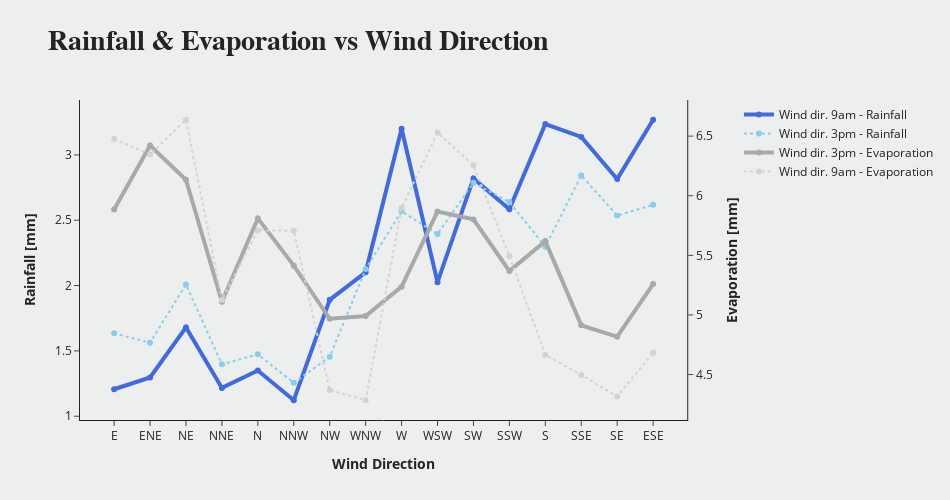

Write notebook code for a chart like this one.
### Code cell
WINDIR = ['E', 'ENE', 'NE', 'NNE', 'N', 'NNW', 'NW', 'WNW', 'W', 'WSW', 'SW', 'SSW', 'S', 'SSE', 'SE', 'ESE']

fig = make_subplots(specs=[[{"secondary_y": True}]])

# Rainfall trace for WindDir9am
fig.add_trace(
    go.Scatter(
        y=X_df.groupby('WindDir9am')['Rainfall'].mean(),
        x=WINDIR,
        name='Wind dir. 9am - Rainfall',
        line=dict(color='royalblue', width=4, dash='solid')
    )
)

# Rainfall trace for WindDir3pm
fig.add_trace(
    go.Scatter(
        y=X_df.groupby('WindDir3pm')['Rainfall'].mean(),
        x=WINDIR,
        name='Wind dir. 3pm - Rainfall',
        line=dict(color='skyblue', width=2, dash='dot')
    )
)

# Evaporation trace for WindDir3pm
fig.add_trace(
    go.Scatter(
        y=X_df.groupby('WindDir3pm')['Evaporation'].mean(),
        x=WINDIR,
        name='Wind dir. 3pm - Evaporation',
        line=dict(color='darkgray', width=4, dash='solid')
    ),
    secondary_y=True,
)

# Evaporation trace for WindDir9am
fig.add_trace(
    go.Scatter(
        y=X_df.groupby('WindDir9am')['Evaporation'].mean(),
        x=WINDIR,
        name='Wind dir. 9am - Evaporation',
        line=dict(color='lightgray', width=2, dash='dot')
    ),
    secondary_y=True,
)

fig.update_layout(
    title='<b>Rainfall & Evaporation vs Wind Direction</b>',
    xaxis_title='<b>Wind Direction</b>',
    yaxis_title='<b>Rainfall [mm]</b>',
    titlefont={'size': 28, 'family': 'Serif'},
    template='simple_white',
    showlegend=True,
    paper_bgcolor='#edeeee',
    plot_bgcolor='#edeeee',
    width=950, height=500,
)

fig.update_yaxes(title_text="<b>Evaporation [mm]</b>", secondary_y=True)

fig.show()

### Figure 1 — Plotly figure (JSON) as saved in the notebook; plotly's stock layout.template omitted (floating-point values rounded to 4 significant figures)
{"data": [{"line": {"color": "royalblue", "dash": "solid", "width": 4}, "name": "Wind dir. 9am - Rainfall", "type": "scatter", "x": ["E", "ENE", "NE", "NNE", "N", "NNW", "NW", "WNW", "W", "WSW", "SW", "SSW", "S", "SSE", "SE", "ESE"], "y": [1.206, 1.296, 1.68, 1.217, 1.349, 1.122, 1.891, 2.102, 3.2, 2.026, 2.82, 2.584, 3.236, 3.137, 2.816, 3.269]}, {"line": {"color": "skyblue", "dash": "dot", "width": 2}, "name": "Wind dir. 3pm - Rainfall", "type": "scatter", "x": ["E", "ENE", "NE", "NNE", "N", "NNW", "NW", "WNW", "W", "WSW", "SW", "SSW", "S", "SSE", "SE", "ESE"], "y": [1.634, 1.563, 2.007, 1.397, 1.474, 1.255, 1.455, 2.127, 2.568, 2.394, 2.786, 2.639, 2.298, 2.842, 2.536, 2.618]}, {"line": {"color": "darkgray", "dash": "solid", "width": 4}, "name": "Wind dir. 3pm - Evaporation", "type": "scatter", "x": ["E", "ENE", "NE", "NNE", "N", "NNW", "NW", "WNW", "W", "WSW", "SW", "SSW", "S", "SSE", "SE", "ESE"], "xaxis": "x", "y": [5.885, 6.421, 6.134, 5.11, 5.81, 5.414, 4.968, 4.991, 5.237, 5.868, 5.801, 5.369, 5.619, 4.913, 4.818, 5.259], "yaxis": "y2"}, {"line": {"color": "lightgray", "dash": "dot", "width": 2}, "name": "Wind dir. 9am - Evaporation", "type": "scatter", "x": ["E", "ENE", "NE", "NNE", "N", "NNW", "NW", "WNW", "W", "WSW", "SW", "SSW", "S", "SSE", "SE", "ESE"], "xaxis": "x", "y": [6.476, 6.346, 6.637, 5.125, 5.71, 5.706, 4.37, 4.285, 5.898, 6.529, 6.255, 5.493, 4.665, 4.497, 4.317, 4.682], "yaxis": "y2"}], "layout": {"height": 500, "paper_bgcolor": "#edeeee", "plot_bgcolor": "#edeeee", "showlegend": true, "title": {"font": {"family": "Serif", "size": 28}, "text": "<b>Rainfall & Evaporation vs Wind Direction</b>"}, "width": 950, "xaxis": {"anchor": "y", "domain": [0, 0.94], "title": {"text": "<b>Wind Direction</b>"}}, "yaxis": {"anchor": "x", "domain": [0, 1], "title": {"text": "<b>Rainfall [mm]</b>"}}, "yaxis2": {"anchor": "x", "overlaying": "y", "side": "right", "title": {"text": "<b>Evaporation [mm]</b>"}}}}
